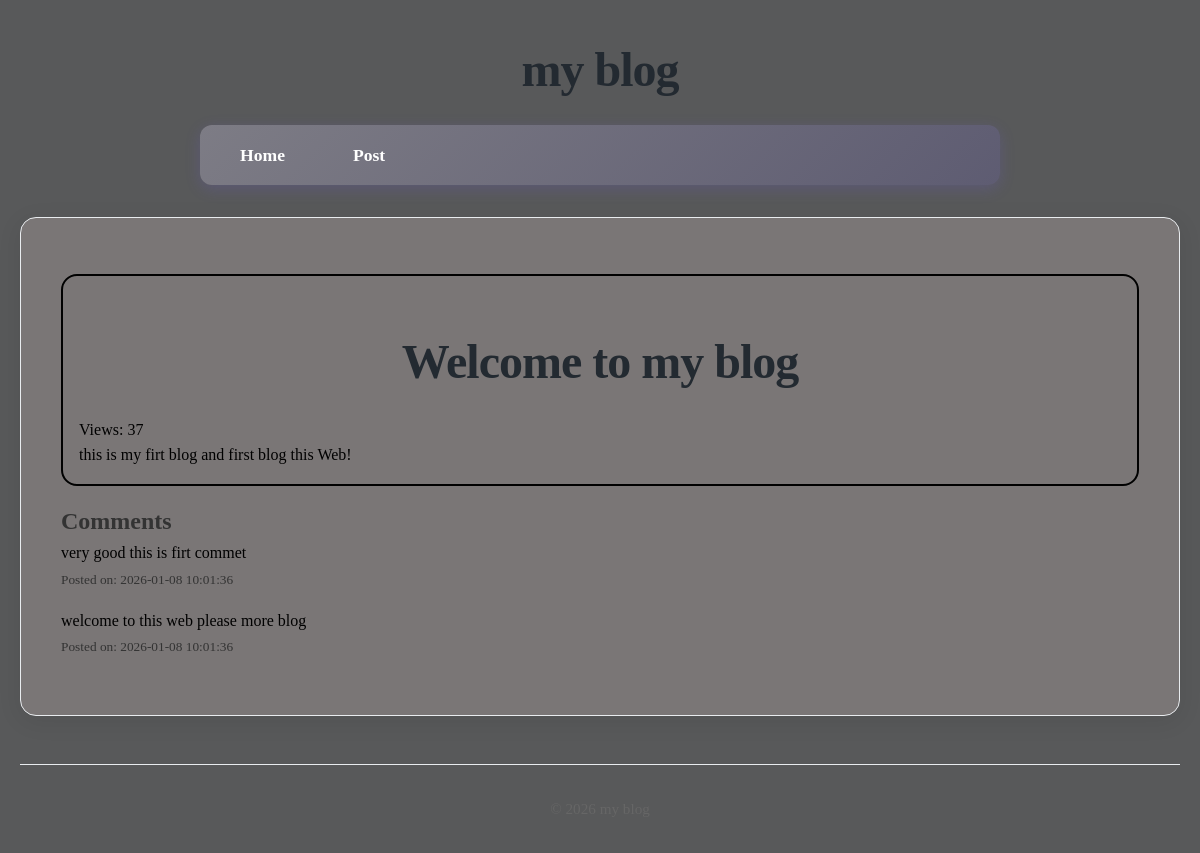
/post/1, run on an earlier commit of the app's database.
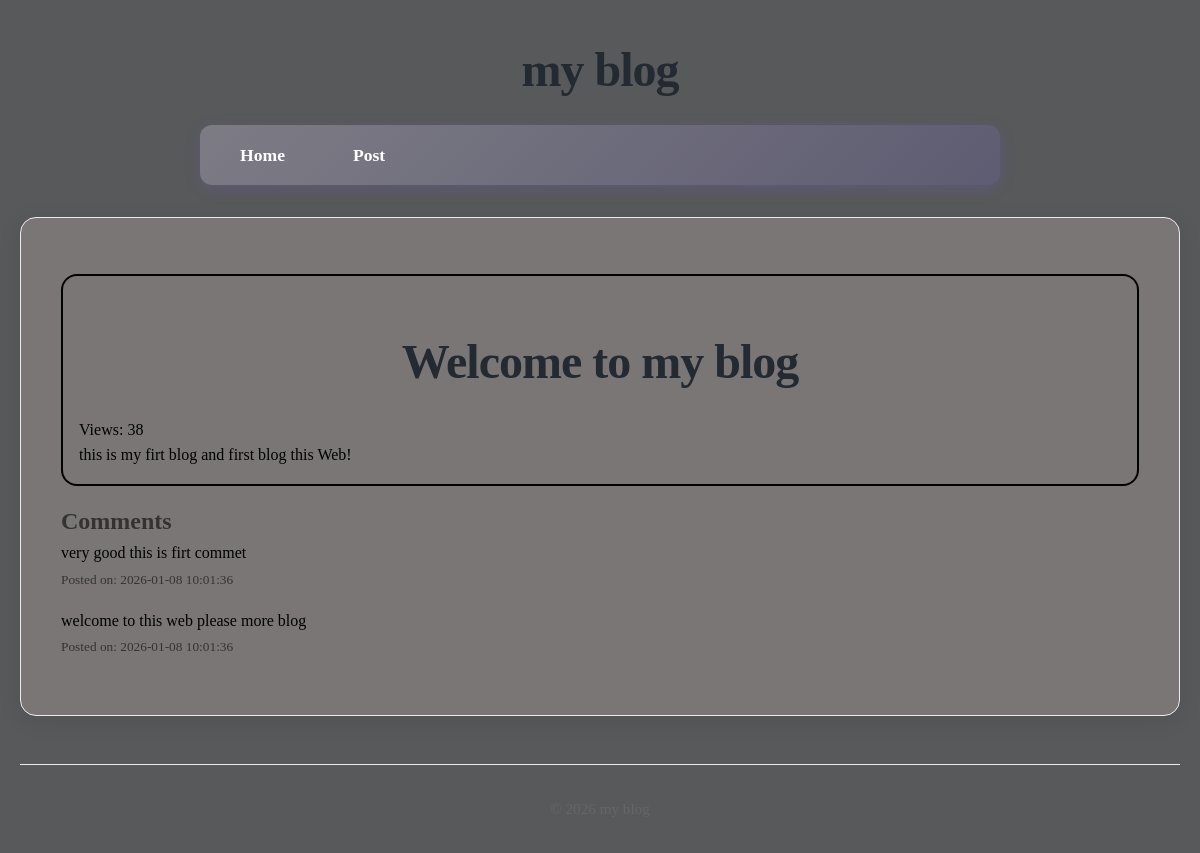
And on a later commit of the database.
### tables this page shows
CREATE TABLE posts(
    id INTEGER PRIMARY KEY AUTOINCREMENT,
    title TEXT NOT NULL,
    content TEXT NOT NULL,
    views INTEGER DEFAULT 0,
    user_id INTEGER NOT NULL,
    created_at DATETIME DEFAULT CURRENT_TIMESTAMP,
    FOREIGN KEY (user_id) REFERENCES users (id)
);

CREATE TABLE comments(
    id INTEGER PRIMARY KEY AUTOINCREMENT,
    content TEXT NOT NULL,
    user_id INTEGER NOT NULL,
    post_id INTEGER NOT NULL,
    created_at DATETIME DEFAULT CURRENT_TIMESTAMP,
    FOREIGN KEY (user_id) REFERENCES users (id),
    FOREIGN KEY (post_id) REFERENCES posts (id)
);

### core/Router.php (called while the page is built, shortened)
<?php
class Router{
    protected array $routes = [];
    public function add(string $method ,string $uri ,string $controller): void{
        $this->routes[] = [
            'method' => $method,
            'uri' => $uri,
            'controller' => $controller
        ];
    }
    public function dispatch(string $uri ,string $method): string{
        $route = $this->findRoute($uri , $method);
        [$controller , $action] = explode('@' , $route['controller']);
        return $this->callAction($controller , $action , $route['params']);
    }
    protected function findRoute(string $uri , string $method): ?array{
        foreach($this->routes as $route){
            $params = $this->matchRoute($route['uri'] , $uri);
            if($params !== null && $route['method'] === $method){
                return [...$route , 'params' => $params];
            }
        }
        return null;
    }
    protected function matchRoute(string $routeUri,string $requestUri): ?array{
        $routeSegments = explode('/', trim($routeUri,'/'));
        $requestSegments = explode('/', trim($requestUri,'/'));
        if(count($routeSegments) !== count($requestSegments)){
            return null;
        }
        $params = [];
        foreach($routeSegments as $index => $routeSegment){
            if(str_starts_with($routeSegment,'{') && str_ends_with($routeSegment,'}')){
                $params[trim($routeSegment,'{}')] = $requestSegments[$index];
            }elseif($routeSegment !== $requestSegments[$index]){
                return null;
            }
        }
        return $params;
    }
    protected function callAction(string $controller,string $action,array $params): string{
        return (new $controllerClass)->$action(... $params);
    }
}

### core/App.php (called while the page is built, shortened)
<?php
class App{
    protected static $container = [];
    public static function bind(string $key, mixed $value): void{
        static::$container[$key] = $value;
    }
    public static function get(string $key): mixed{
        return static::$container[$key];
    }
}

### core/Model.php (called while the page is built, shortened)
<?php
abstract class Model{
    protected static $table;
    public static function find(mixed $id): static | null{
        $db = App::get('database');
        return $db->fetch("SELECT * FROM " . static::$table . " WHERE id = ?" , [$id] , static::class);
    }
}

### core/DataBase.php (called while the page is built, shortened)
<?php
class DataBase{
    protected $pdo;
    public function __construct(array $config){
        try {
            $dsn = $this->createDsn($config);
            $username = $config['username'] ?? null;
            $password = $config['password'] ?? null;
            $options = $config['options'] ?? null;
            $this->pdo = new PDO($dsn , $username , $password , $options);
            $this->pdo->setAttribute(PDO::ATTR_ERRMODE,PDO::ERRMODE_EXCEPTION);
        } catch (PDOException $e) {
            throw new Exception("Could not connect to the database:" . $e);
        }
    }
    protected function createDsn(array $config): string{
        $driver = $config['driver'];
        $dbname = $config['dbname'];
        return match ($driver) {
            'sqlite' => "sqlite:$dbname",
            default => throw new Exception("Unsupported database driver: $driver") ,
        };
    }
    public function query(string $sql, array $params = []): PDOStatement{
        $stmt = $this->pdo->prepare($sql);
        $stmt->execute($params);
        return $stmt;
    }
    public function fetchAll(string $sql,array $params = [], ?string $classname = null): array{
        $stmt = $this->query($sql,$params);
        return $classname ? $stmt->fetchAll(PDO::FETCH_CLASS , $classname) : $stmt->fetchAll(PDO::FETCH_ASSOC);
    }
    public function fetch(string $sql, array $params = [] , ?string $classname = null): mixed{
        $stmt = $this->query($sql,$params);
        $stmt->setFetchMode($classname ? PDO::FETCH_CLASS : PDO::FETCH_ASSOC , $classname);
        return $stmt->fetch();
    }
}

### app/Controllers/PostController.php (called while the page is built, shortened)
<?php
class PostController{
    public function show($id){
       $post = Post::find($id);
       $comments = Comment::forPost($id);
       Post::incrementViews($id);
       return View::render(
        template: 'post/show',
        layout: 'layouts/main',
        data: ['post' => $post , 'comments' => $comments]
       );
    }
}

### app/Models/Comment.php (called while the page is built, shortened)
<?php
class Comment extends Model{
    public static function forPost($postId): array{
        $db = App::get('database');
        return $db->fetchAll(
            "SELECT * FROM comments WHERE post_id = ? ORDER BY created_at DESC ",
            [$postId],
            static::class
        );
    }
}

### app/Models/Post.php (called while the page is built, shortened)
<?php
class Post extends Model{
    public static function incrementViews($id): void{
        $db = App::get('database');
        $db->query(
            "UPDATE posts SET views = views + 1 WHERE id = ?",
            [$id]
        );
    }
}

### core/View.php (called while the page is built, shortened)
<?php
class View{
    public static function render(string $template , array $data = [] , $layout = null): string{
        $content = static::renderTemplate($template, $data);
        return static::renderLayout($layout , $data, $content);
    }
    protected static function renderTemplate(string $template , array $data): string{
        extract($data);
        $path = dirname(__DIR__) . "/app/Views/$template.php";
        require $path;
        return ob_get_clean();
    }
     protected static function renderLayout(?string $template , array $data, string $content):string{
        extract([...$data , 'content' =>$content]);
        $path = dirname(__DIR__) . "/app/Views/$template.php";
        require $path;
        return ob_get_clean();
    }
}

### app/Views/post/show.php (the view)
<article class="article-blog">
    <h1 class="title-blog"><?= htmlspecialchars($post->title); ?></h1>
    <p class="view-blog">Views: <?= $post->views ?></p>
    <p class="content-blog">
        <?= nl2br(htmlspecialchars($post->content)) ?>
    </p>
</article>
<section>
    <h2>Comments</h2>
    <?php foreach($comments as $comment): ?>
        <div class="div-comment">
            <p class="p-comment">
                <?= nl2br(htmlspecialchars($comment->content)) ?>
            </p>
            <small>Posted on: <?= $comment->created_at ?></small>
        </div>
    <?php endforeach; ?>
</section>

### public/index.php (shortened to what this page needs)
<?php
$router = new Router();
$uri = parse_url($_SERVER['REQUEST_URI'])['path'];
$method = $_SERVER['REQUEST_METHOD'];
echo $router->dispatch($uri,$method);

### app/Views/layouts/main.php (shortened to what this page needs)
<!DOCTYPE html>
<html lang="en">
<head>
    <link rel="stylesheet" href="/style-main.css" />
</head>
<body>
    <h1>my blog</h1>
    <nav>
        <a href="/">Home</a>
        <a href="/../post">Post</a>
    </nav>
    <main>
        <section>
            <p><?=$content ?></p>
        </section>
    </main>
    <footer>
        <p> &copy; <?= date('Y') ?> my blog </p>
    </footer>
</body>
</html>

### public/style-main.css (style rules this page uses)
* { margin: 0; padding: 0; box-sizing: border-box; }
body { font-family: Cambria, Cochin, Georgia, Times, 'Times New Roman', serif; line-height: 1.6; color: #333; background-color: #58595a; max-width: 1200px; margin: 0 auto; padding: 0 20px; }
h1 { text-align: center; margin: 2rem 0 1rem; font-size: 3rem; color: #232a31; font-weight: 700; letter-spacing: -1px; }
h1::after { margin-left: 10px; }
nav { background: linear-gradient(135deg, #7d7c85 0%, #5e5c72 100%); padding: 1rem; border-radius: 12px; margin: 1rem auto 2rem; box-shadow: 0 4px 15px rgba(108, 92, 231, 0.2); max-width: 800px; }
nav a { color: white; text-decoration: none; font-weight: 600; padding: 0.8rem 1.5rem; margin: 0 0.5rem; border-radius: 8px; transition: all 0.3s ease; font-size: 1.1rem; }
nav a:first-child { margin-left: 0; }
main { background-color: rgb(122, 118, 118); padding: 2.5rem; border-radius: 16px; box-shadow: 0 5px 25px rgba(0, 0, 0, 0.08); margin-bottom: 3rem; min-height: 400px; border: 1px solid #e9ecef; }
footer { text-align: center; padding: 2rem; color: #666; border-top: 1px solid #e9ecef; margin-top: 2rem; font-size: 0.95rem; }
footer p { display: flex; align-items: center; justify-content: center; gap: 8px; }
article { margin-bottom: 1rem; margin-top: 1rem; padding: 1rem; border: 1px solid gray; border-radius: 1rem; transition: 300ms ease-in; }
body { animation: fadeIn 0.5s ease-out; }
a { color: #cac8df; transition: color 0.3s ease; }
main > * { transition: transform 0.2s ease; }
.div-comment { margin-bottom: 1rem; }
.p-comment { color: black; }
.article-blog { border: 2px solid black; color: black; }

What changed in the data, as far as the page shows it:
changed posts "Welcome to my blog": views "37" → "38"
